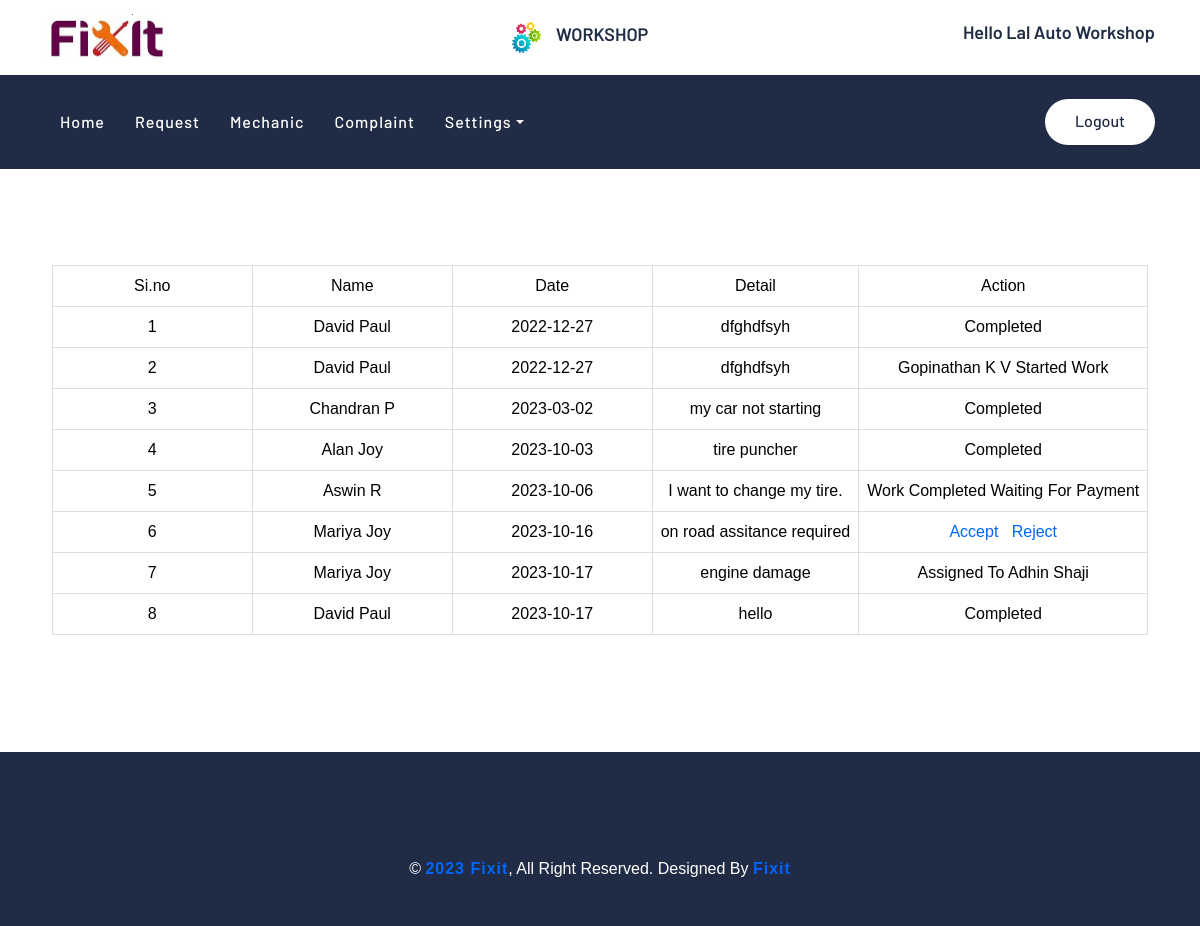
Page /Project/WorkShop/ViewRequest.php (signed in) on the committed database.
### tables this page shows
CREATE TABLE `tbl_request` (
  `request_id` int(11) NOT NULL,
  `workshop_id` int(11) NOT NULL,
  `request_details` varchar(100) NOT NULL,
  `user_id` int(11) NOT NULL,
  `request_date` date NOT NULL,
  `request_status` varchar(20) NOT NULL DEFAULT '0',
  `payment_status` varchar(20) NOT NULL DEFAULT '0',
  `mechanic_id` int(11) NOT NULL,
  `request_bill` varchar(100) NOT NULL DEFAULT ''
);

CREATE TABLE `tbl_user` (
  `user_id` int(11) NOT NULL,
  `user_name` varchar(30) NOT NULL,
  `user_contact` varchar(10) NOT NULL,
  `user_email` varchar(50) NOT NULL,
  `user_gender` varchar(10) NOT NULL,
  `user_address` varchar(100) NOT NULL,
  `user_dob` date NOT NULL,
  `place_id` int(11) NOT NULL,
  `user_photo` varchar(30) NOT NULL,
  `user_password` varchar(20) NOT NULL,
  `user_doj` varchar(50) NOT NULL
);

CREATE TABLE `tbl_mechanic` (
  `mechanic_id` int(11) NOT NULL,
  `mechanic_name` varchar(30) NOT NULL,
  `mechanic_contact` varchar(10) NOT NULL,
  `mechanic_email` varchar(50) NOT NULL,
  `mechanic_address` varchar(100) NOT NULL,
  `mechanic_photo` varchar(20) NOT NULL,
  `workshop_id` int(11) NOT NULL,
  `mechanic_password` varchar(30) NOT NULL,
  `mechanic_doj` date NOT NULL
);

### Project/WorkShop/ViewRequest.php (the view, shortened to what this page needs)
<?php
	include("Head.php");
?>
<!DOCTYPE html PUBLIC "-//W3C//DTD XHTML 1.0 Transitional//EN" "http://www.w3.org/TR/xhtml1/DTD/xhtml1-transitional.dtd">
<html xmlns="http://www.w3.org/1999/xhtml">
<head>
</head>
<body>
<div id="tab" align="center">
 <table border="1" align="center" cellpadding="5">
    <tr align="center">
      <td>Si.no</td>
      <td >Name</td>
       <td>Date</td>
        <td>Detail</td>
      <td colspan="2"><div align="center">Action</div></td>
    </tr>
<?php
$i=0;
$selqry = "select * from tbl_request r inner join tbl_user u on r.user_id=u.user_id ";
$result=$conn->query($selqry);
while($row = $result->fetch_assoc())
{
	$i++;
?>
		<tr align="center">
        	<td>
            <?php echo $i;?>
            </td>
            <td>
            <?php echo $row["user_name"];?>
            </td>
              <td>
            <?php echo $row["request_date"];?>
            </td>
              <td>
            <?php echo $row["request_details"];?>
            </td>
            <td align="center" colspan="2">
           			<?php
                    if($row["request_status"]=="0")
					{
						?>
                        <a href="ViewRequest.php?ch=<?php echo $row["request_id"];?>">Accept</a>&nbsp;&nbsp;
            <a href="ViewRequest.php?mh=<?php echo $row["request_id"];?>">Reject</a>
                        <?php
					}
						?>
                        <?php
					 if($row["request_status"]=="3")
					{
						$selQry = "select * from tbl_mechanic where mechanic_id='".$row["mechanic_id"]."'";
						$resulta=$conn->query($selQry);
						$rowa = $resulta->fetch_assoc();
						echo " Assigned To " .$rowa["mechanic_name"];
					}
					 if($row["request_status"]=="4")
					{
						$selQry = "select * from tbl_mechanic where mechanic_id='".$row["mechanic_id"]."'";
						$resulta=$conn->query($selQry);
						$rowa = $resulta->fetch_assoc();
						echo $rowa["mechanic_name"]." Started Work";
					}
                     if($row["request_status"]=="5")
					{
						echo "Work Completed Waiting For Payment";
					}
					  if($row["request_status"]=="6")
					{
						echo "Completed";
					}
                    ?>
            </td>
       	</tr>
        <?php
}
?>
</table>
</body>
<?php
include("Foot.php");
?>
</html>

### Project/WorkShop/Head.php (shortened to what this page needs)
<!DOCTYPE html>
<html lang="en">
    <head>
        <link href="https://stackpath.bootstrapcdn.com/bootstrap/4.4.1/css/bootstrap.min.css" rel="stylesheet">
        <link href="https://cdnjs.cloudflare.com/ajax/libs/font-awesome/5.10.0/css/all.min.css" rel="stylesheet">
        <link href="../Assets/Templates/Main/lib/flaticon/font/flaticon.css" rel="stylesheet">
        <link href="../Assets/Templates/Main/lib/animate/animate.min.css" rel="stylesheet">
         <link href="../Assets/Templates/form.css" rel="stylesheet">
        <link href="../Assets/Templates/Main/lib/owlcarousel/assets/owl.carousel.min.css" rel="stylesheet">
        <link href="../Assets/Templates/Main/css/style.css" rel="stylesheet">
    </head>
    <body>
        <div class="top-bar">
            <div class="container">
                <div class="row align-items-center">
                    <div class="col-lg-4 col-md-12">
                        <div class="logo">
                        <img src="../Assets\Templates\Main\img\123.jpg" alt="Logo" width=35% height=100%>
                        </div>
                    </div>
                    <div class="col-lg-8 col-md-7 d-none d-lg-block">
                        <div class="row">
                            <div class="col-4">
                                <div class="top-bar-item">
                                    <div class="usricon"><img src="../Assets/File/Workshop/workshop.png" alt="user dp"></div>
                                    <div class="top-bar-text">
                                        <h3>WORKSHOP</h3>
                                    </div>
                                </div>
                            </div>
                            <div class="col-4">
                            </div>
                            <div class="col-4">
                                <div class="top-bar-item">
                                    <div class="top-bar-text">
                                        <h3>Hello <?php echo $_SESSION["wname"]; ?></h3>
                                    </div>
                                </div>
                            </div>
                        </div>
                    </div>
                </div>
            </div>
        </div>
        <div class="nav-bar">
            <div class="container">
                <nav class="navbar navbar-expand-lg bg-dark navbar-dark">
                    <div class="collapse navbar-collapse justify-content-between" id="navbarCollapse">
                        <div class="navbar-nav mr-auto">
                            <a href="HomePage.php" class="nav-item nav-link">Home</a>
                            <a href="ViewRequest.php" class="nav-item nav-link ">Request</a>
                            <a href="MechanicRegistration.php" class="nav-item nav-link ">Mechanic</a>
                            <a href="Complaint.php" class="nav-item nav-link ">Complaint</a>
                            <div class="nav-item dropdown" style="float:right">
                                <a href="../Assets/Templates/Main/#" class="nav-link dropdown-toggle" data-toggle="dropdown">Settings</a>
                            </div>
                        </div>
                        <div class="ml-auto">
                           <a class="btn btn-custom" href="Logout.php">Logout</a>
                        </div>
                    </div>
                </nav>
            </div>
        </div>
<br><br><br><br>

### Project/WorkShop/Foot.php (shortened to what this page needs)
<br><br><br>
        <div class="footer">
            <div class="container copyright">
                <p>&copy; <a href="../Assets/Templates/Main/#">2023 Fixit</a>, All Right Reserved. Designed By <a href="https://Fixit.com">Fixit</a></p>
            </div>
        </div>
    </body>
</html>

### Project/Assets/Templates/form.css (style rules this page uses)
#tab { font-family: "Trebuchet MS", Arial, Helvetica, sans-serif; border-collapse: collapse; width: 100%; }
#tab td, #tab th { border: 1px solid #ddd; padding: 8px; color: black; text-align:center; min-width:200px; }
#tab a { color:#06F; }
.usricon img { max-width: 25%; float: right; }

### Project/Assets/Templates/Main/css/style.css (style rules this page uses)
body { color: #444444; font-weight: 400; background: #ffffff; font-family: 'Barlow', sans-serif; }
h1, h2, h3, h4, h5, h6 { color: #202C45; }
a { color: #202C45; transition: .3s; }
.btn.btn-custom { padding: 10px 30px 12px 30px; text-align: center; font-size: 16px; font-weight: 500; color: #ffffff; background: #E81C2E; border: none; border-radius: 60px; box-shadow: inset 0 0 0 0 #202C45; transition: ease-out 0.5s; -webkit-transition: ease-out 0.5s; -moz-transition: ease-out 0.5s; }
.top-bar { position: relative; height: 75px; display: flex; align-items: center; background: #ffffff; }
.top-bar .logo { text-align: left; }
.top-bar .logo img { max-width: 100%; max-height: 60px; }
.top-bar .top-bar-item { display: flex; align-items: center; justify-content: flex-end; }
.top-bar .top-bar-text { padding-left: 15px; }
.top-bar .top-bar-text h3 { margin: 0 0 5px 0; font-size: 18px; font-weight: 600; }
.nav-bar { position: relative; background: #202C45; }
.nav-bar .navbar { padding: 20px 0; background: #202C45 !important; transition: .3s; }
.navbar-dark .navbar-nav .nav-link, .navbar-dark .navbar-nav .nav-link:focus, .navbar-dark .navbar-nav .nav-link:hover, .navbar-dark .navbar-nav .nav-link.active { color: #ffffff; padding: 15px; font-weight: 500; letter-spacing: 1px; }
.nav-bar .btn.btn-custom { color: #202C45; background: #ffffff; box-shadow: inset 0 0 0 0 #E81C2E; }
.footer { position: relative; margin-top: 45px; padding-top: 90px; background: #202C45; }
.footer .copyright { text-align: center; padding-top: 15px; padding-bottom: 45px; }
.footer .copyright p { margin: 0; color: #ffffff; }
.footer .copyright p a { color: #E81C2E; font-weight: 700; letter-spacing: 1px; }

### rows in the picture
tbl_request: user.user_name "David Paul", request_date "2022-12-27", request_details "dfghdfsyh", request_status "Completed"
tbl_request: user.user_name "David Paul", request_date "2022-12-27", request_details "dfghdfsyh", mechanic.mechanic_name "Gopinathan K V"
tbl_request: user.user_name "Chandran P", request_date "2023-03-02", request_details "my car not starting", request_status "Completed"
tbl_request: user.user_name "Alan Joy", request_date "2023-10-03", request_details "tire puncher", request_status "Completed"
tbl_request: user.user_name "Aswin R", request_date "2023-10-06", request_details "I want to change my tire.", request_status "Work Completed Waiting For Payment"
tbl_request: user.user_name "Mariya Joy", request_date "2023-10-16", request_details "on road assitance required"
tbl_request: user.user_name "Mariya Joy", request_date "2023-10-17", request_details "engine damage", mechanic.mechanic_name "Adhin Shaji"
tbl_request: user.user_name "David Paul", request_date "2023-10-17", request_details "hello", request_status "Completed"

### other values in the picture
$_SESSION["wname"] "Lal Auto Workshop"
